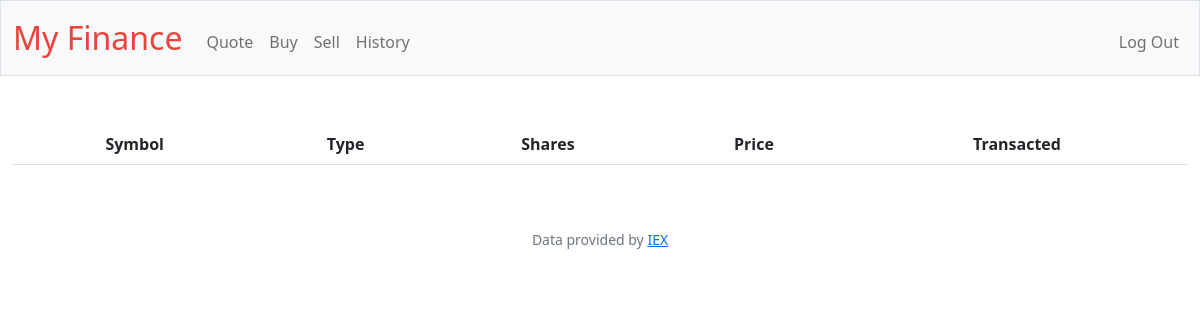
/history (signed in), run on an earlier commit of the app's database.
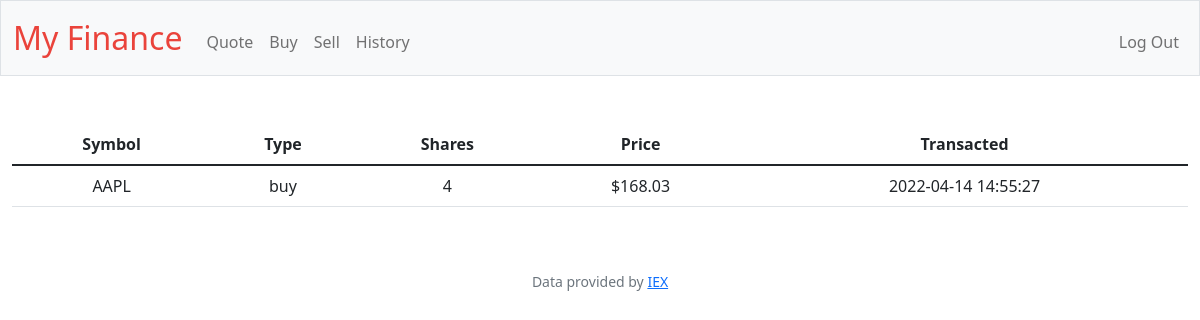
And on a later commit of the database.
### tables this page shows
CREATE TABLE transactions (
    id INTEGER PRIMARY KEY AUTOINCREMENT NOT NULL,
    user_id INTEGER NOT NULL,
    stock_name TEXT NOT NULL,
    shares INTEGER NOT NULL,
    price NUMERIC NOT NULL,
    bought_or_sold TEXT NOT NULL,
    symbol TEXT NOT NULL,
    time TIMESTAMP DEFAULT CURRENT_TIMESTAMP,
    FOREIGN KEY(user_id) REFERENCES users(id)
);

### app.py (the view)
@app.route("/history")
@login_required
def history():
    user_id = session["user_id"]
    transactions = db.execute("SELECT price, shares, bought_or_sold, symbol, time FROM transactions WHERE user_id = ? ORDER BY time desc", user_id)
    return render_template("history.html", transactions=transactions, usd=usd)

### app.py (called while the page is built)
@app.after_request
def after_request(response):
    response.headers["Cache-Control"] = "no-cache, no-store, must-revalidate"
    response.headers["Expires"] = 0
    response.headers["Pragma"] = "no-cache"
    return response

### helpers.py (called while the page is built)
def login_required(f):
    @wraps(f)
    def decorated_function(*args, **kwargs):
        if session.get("user_id") is None:
            return redirect("/login")
        return f(*args, **kwargs)
    return decorated_function

def usd(value):
    return f"${value:,.2f}"

### templates/history.html (shortened to what this page needs)
{% extends "layout.html" %}
{% block main %}
    <table class="table">
        <thead>
            <tr>
                <th>Symbol</th>
                <th>Type</th>
                <th>Shares</th>
                <th>Price</th>
                <th>Transacted</th>
            </tr>
        </thead>
        <tbody>
            {% for transaction in transactions %}
            <tr>
                <td>{{ transaction["symbol"].upper() }}</td>
                <td>{{ transaction["bought_or_sold"] }}</td>
                <td>{{ transaction["shares"] }}</td>
                <td>{{ usd(transaction["price"]) }}</td>
                <td>{{ transaction["time"] }}</td>
            </tr>
            {% endfor %}
        </tbody>
    </table>
{% endblock %}

What changed in the data, as far as the page shows it:
added transactions: price "$168.03"
